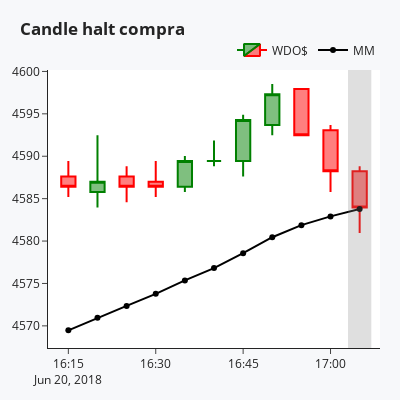

This figure's notebook cell:
### Markdown cell above
**Nota:** Aqui você consegue plotar os sinais pelo numero do índice

### Code cell
n_indice = 13

inicio_index = halt_compra.index[n_indice] - timedelta(minutes=50)
final_index = halt_compra.index[n_indice]
data_range = pd.date_range(start=inicio_index, end=final_index, freq='T')
df_figure = df[df.index.isin(data_range)]
df_figure = df_figure.iloc[0:11]

fig_halt_compra = go.Figure(data=[go.Candlestick(name=halt_compra.ticker[0],x=df_figure.index, open=df_figure['open'], high = df_figure['high'],
                                              low=df_figure['low'], close=df_figure['close'],increasing_line_color= 'green',
                                              decreasing_line_color= 'red', showlegend=True)])

fig_halt_compra.add_vrect(x0=df_figure.index[-2]+timedelta(minutes=3), x1=(df_figure.index[-1]+timedelta(minutes=2)), fillcolor="gray", opacity=0.25)

fig_halt_compra.add_trace(go.Scatter(name='MM', x=df_figure.index, y=df_figure['mm'], marker_color='black'))

fig_halt_compra = fig_halt_compra.update_layout(xaxis_rangeslider_visible=False, title_text='<b>Candle halt compra',template = 'simple_white',
                            margin=dict(l=20, r=20, t=70, b=20), paper_bgcolor="#f7f8fa",width=400,height=400,
                            legend=dict(orientation="h",yanchor="bottom",y=1.02,xanchor="right",x=1))

fig_halt_compra

### Figure 1 — Plotly figure (JSON) as saved in the notebook; plotly's stock layout.template omitted (floating-point values rounded to 4 significant figures)
{"data": [{"close": [4586.0, 4587.0, 4586.0, 4586.0, 4589.0, 4589.0, 4594.0, 4597.0, 4592.0, 4588.0, 4584.0], "decreasing": {"line": {"color": "red"}}, "high": [4589.0, 4592.0, 4589.0, 4589.0, 4590.0, 4592.0, 4595.0, 4599.0, 4598.0, 4594.0, 4589.0], "increasing": {"line": {"color": "green"}}, "low": [4585.0, 4584.0, 4585.0, 4585.0, 4586.0, 4589.0, 4588.0, 4592.0, 4592.0, 4586.0, 4581.0], "name": "WDO$", "open": [4588.0, 4586.0, 4588.0, 4587.0, 4586.0, 4589.0, 4589.0, 4594.0, 4598.0, 4593.0, 4588.0], "showlegend": true, "type": "candlestick", "x": ["2018-06-20T16:15:00", "2018-06-20T16:20:00", "2018-06-20T16:25:00", "2018-06-20T16:30:00", "2018-06-20T16:35:00", "2018-06-20T16:40:00", "2018-06-20T16:45:00", "2018-06-20T16:50:00", "2018-06-20T16:55:00", "2018-06-20T17:00:00", "2018-06-20T17:05:00"]}, {"marker": {"color": "black"}, "name": "MM", "type": "scatter", "x": ["2018-06-20T16:15:00", "2018-06-20T16:20:00", "2018-06-20T16:25:00", "2018-06-20T16:30:00", "2018-06-20T16:35:00", "2018-06-20T16:40:00", "2018-06-20T16:45:00", "2018-06-20T16:50:00", "2018-06-20T16:55:00", "2018-06-20T17:00:00", "2018-06-20T17:05:00"], "y": [4569.0, 4571.0, 4572.0, 4574.0, 4575.0, 4577.0, 4579.0, 4580.0, 4582.0, 4583.0, 4584.0]}], "layout": {"height": 400, "legend": {"orientation": "h", "x": 1, "xanchor": "right", "y": 1.02, "yanchor": "bottom"}, "margin": {"b": 20, "l": 20, "r": 20, "t": 70}, "paper_bgcolor": "#f7f8fa", "shapes": [{"fillcolor": "gray", "opacity": 0.25, "type": "rect", "x0": "2018-06-20T17:03:00", "x1": "2018-06-20T17:07:00", "xref": "x", "y0": 0, "y1": 1, "yref": "y domain"}], "title": {"text": "<b>Candle halt compra"}, "width": 400, "xaxis": {"rangeslider": {"visible": false}}}}
